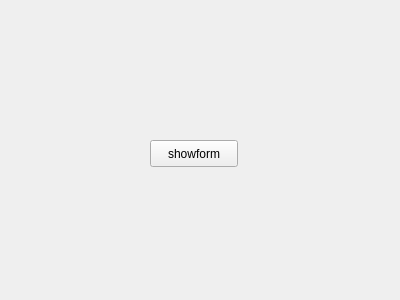
<?xml version="1.0" encoding="UTF-8"?>
<ui version="4.0">
 <class>Form</class>
 <widget class="QWidget" name="Form">
  <property name="geometry">
   <rect>
    <x>0</x>
    <y>0</y>
    <width>400</width>
    <height>300</height>
   </rect>
  </property>
  <property name="windowTitle">
   <string>Form</string>
  </property>
  <widget class="QPushButton" name="pushButton">
   <property name="geometry">
    <rect>
     <x>150</x>
     <y>140</y>
     <width>88</width>
     <height>27</height>
    </rect>
   </property>
   <property name="text">
    <string>showform</string>
   </property>
  </widget>
 </widget>
 <resources/>
 <connections/>
</ui>
